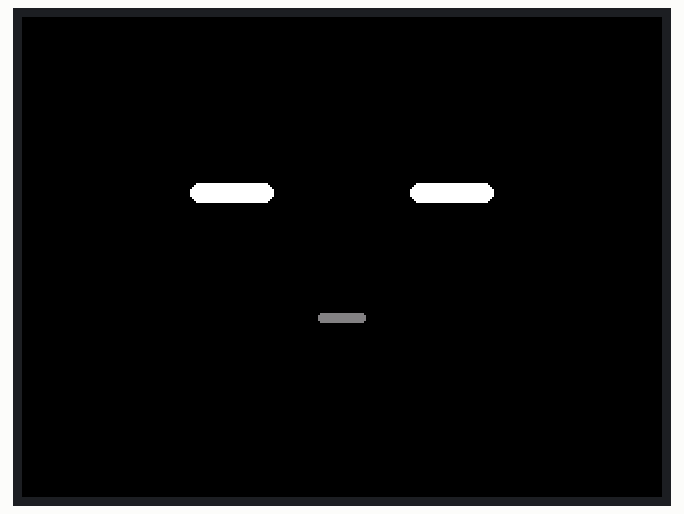
Recording of a sketch running on a simulated ESP32. Shown: 320×240 colour display. What the sketch prints to the serial monitor is not drawn.

Above: at 0.82 s.
At 4.1 s:
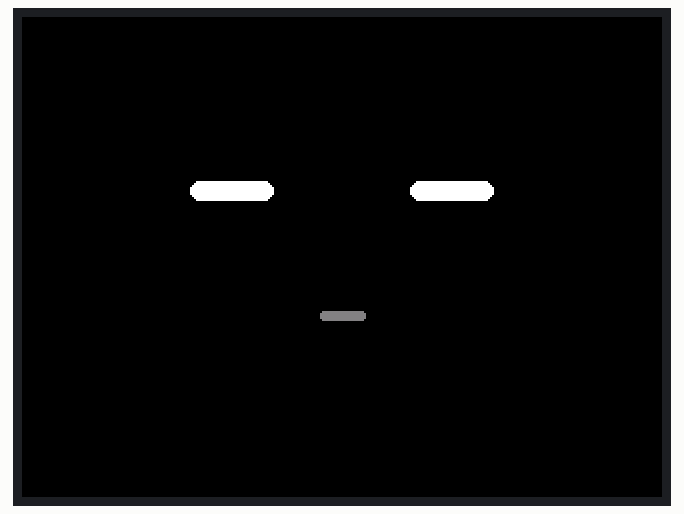
At 11.96 s:
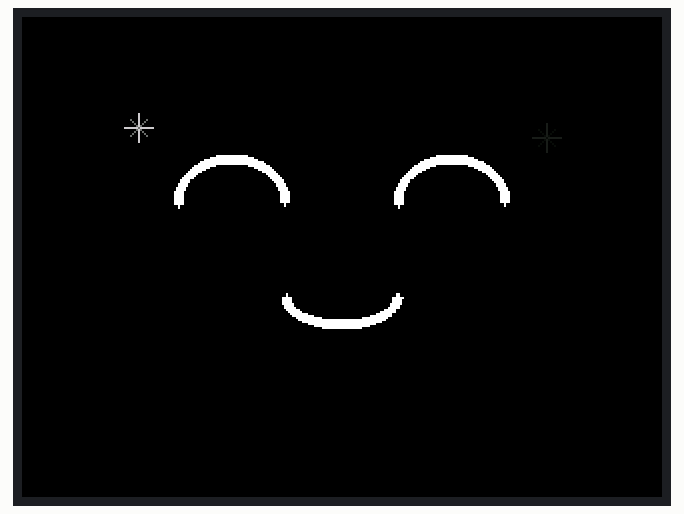
At 18.46 s:
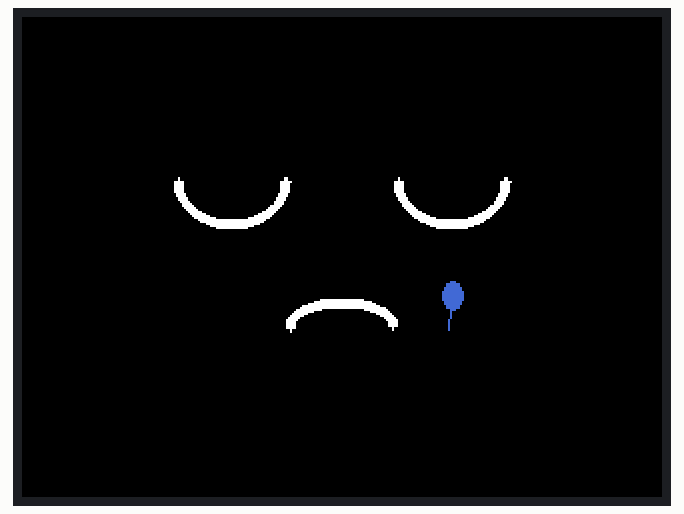
At 32.8 s:
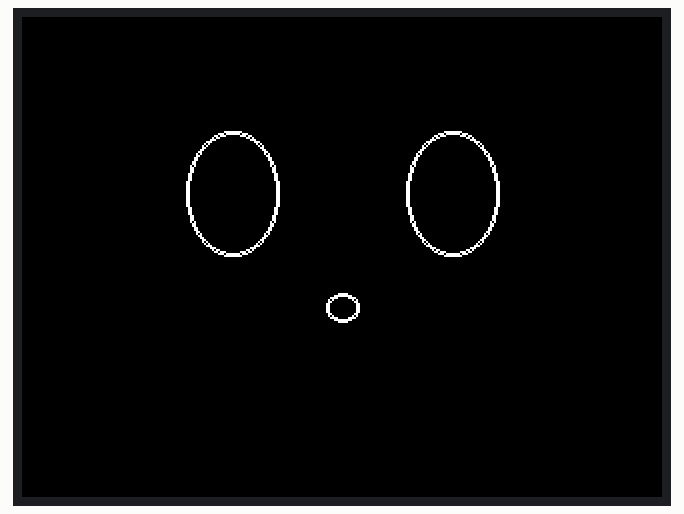
At 34.3 s:
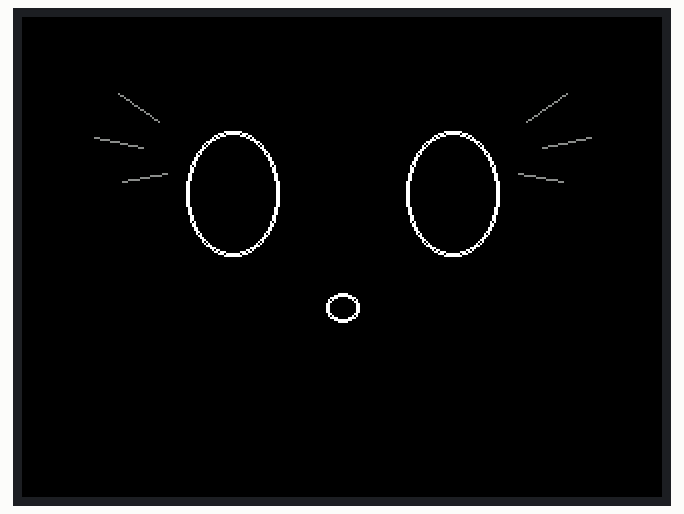

The sketch:

adam_emotions_esp32.ino
```cpp
/*
 * adam_emotions_esp32.ino
 * ADAM Emotion Renderer for ESP32 Dev Module + ILI9341
 * Version: 2.1
 * Board: ESP32 Dev Module
 * Display: ILI9341 SPI 320x240 (landscape)
 * Pins: CS=5, RST=4, DC=2, MOSI=23, SCLK=18, MISO=19
 *
 * Demo mode:
 *   Cycles through all emotions every 5 seconds.
 *
 * Notes:
 * - Uses the local adam_emotions.h renderer again.
 * - Does not call psramInit() on plain ESP32 boards.
 * - Uses adam_emotions.h on top of Adafruit_ILI9341.
 */

#include <Arduino.h>
#include <SPI.h>
#include <Adafruit_GFX.h>
#include <Adafruit_ILI9341.h>
#include "adam_emotions.h"

#define TFT_CS    5
#define TFT_RST   4
#define TFT_DC    2
#define TFT_MOSI 23
#define TFT_SCLK 18
#define TFT_MISO 19

Adafruit_ILI9341 tft(TFT_CS, TFT_DC, TFT_RST);

static const uint32_t EMOTION_CYCLE_MS = 5000;
static uint32_t lastEmotionSwitchMs = 0;
static int emotionIndex = 0;

static void printEmotionList() {
  Serial.print("emotions: ");
  for (int i = 0; i < EMO_COUNT; i++) {
    Serial.print(_EMO_NAMES[i]);
    if (i < EMO_COUNT - 1) Serial.print(", ");
  }
  Serial.println();
}

static void cycleEmotionEvery5s() {
  uint32_t now = millis();
  if (now - lastEmotionSwitchMs < EMOTION_CYCLE_MS) return;

  lastEmotionSwitchMs = now;
  emotionIndex = (emotionIndex + 1) % EMO_COUNT;
  setEmotion((AdamEmotion)emotionIndex);

  Serial.print("Emotion: ");
  Serial.println(_EMO_NAMES[emotionIndex]);
}

void setup() {
  Serial.begin(115200);
  delay(200);

  SPI.begin(TFT_SCLK, TFT_MISO, TFT_MOSI);

  tft.begin();
  tft.invertDisplay(false);
  initEmotions(tft);

  Serial.print("info: sprite color depth = ");
  Serial.println((int)emotionSpriteDepth());
  Serial.println("info: running adam_emotions.h via Adafruit_ILI9341");

  emotionIndex = 0;
  setEmotion((AdamEmotion)emotionIndex);
  lastEmotionSwitchMs = millis();

  Serial.println("ADAM ESP32 Emotion Renderer Ready (adam_emotions.h mode)");
  printEmotionList();
}

void loop() {
  cycleEmotionEvery5s();
  updateEmotion();
}
```

Source omitted: adam_emotions.h (25920 bytes)

Measured:
- what the display in image 0 shows lasts 0.5 s, from 0.6 s to 1.1 s
- what the display in image 1 shows lasts 1.7 s, from 4.0 s to 5.7 s
- what the display in image 4 shows lasts 1.0 s, from 32.8 s to 33.8 s
- what the display in image 5 shows lasts 1.4 s, from 34.2 s to 35.6 s
